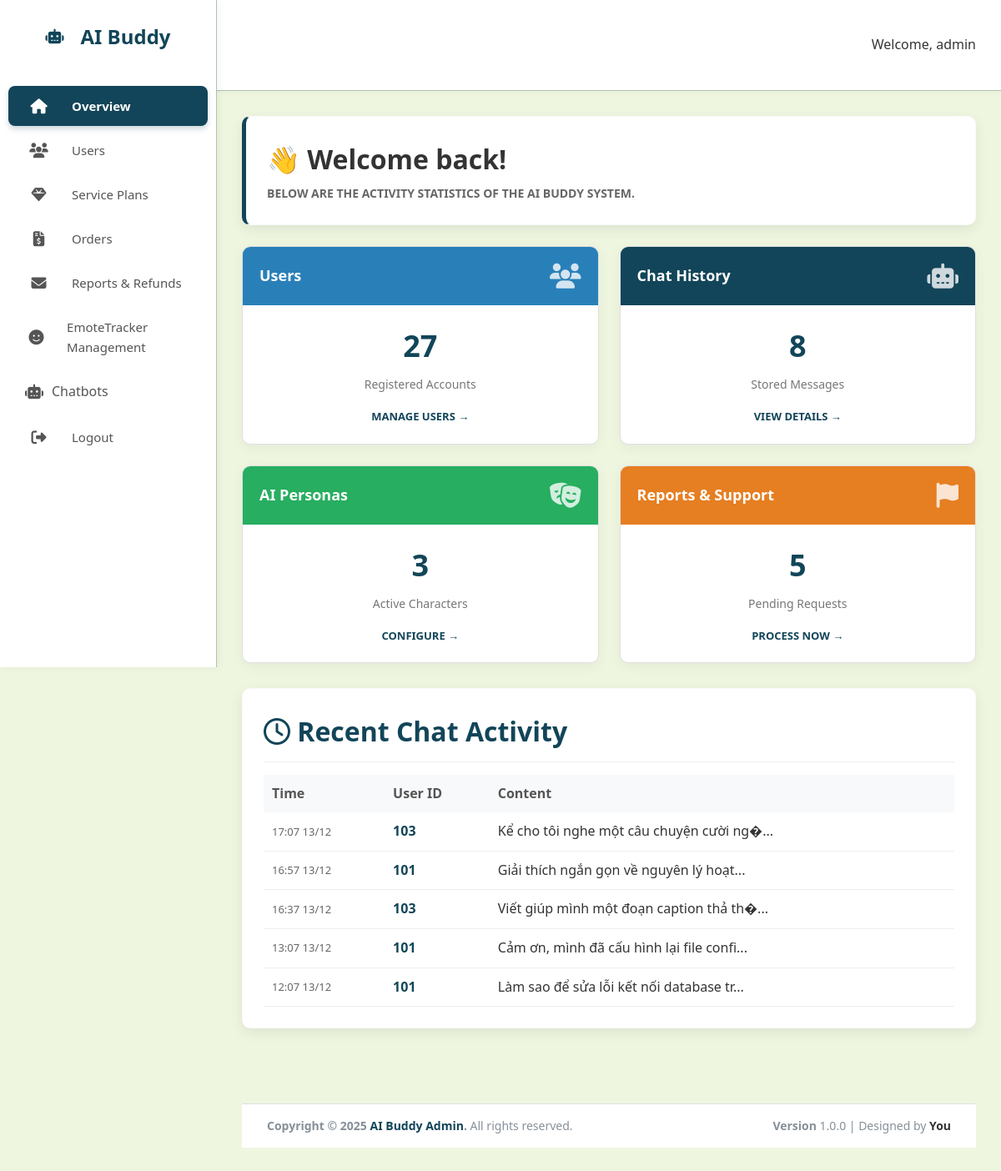
/admin_aibuddy/index.php (signed in), run on the app's committed database.
### tables this page shows
CREATE TABLE `chathistory` (
  `ChatID` int(11) NOT NULL,
  `UserID` int(11) NOT NULL,
  `PersonaID` int(11) DEFAULT NULL,
  `TopicID` int(11) DEFAULT NULL,
  `ChatTime` datetime DEFAULT current_timestamp(),
  `MessageContent` text DEFAULT NULL
);

### admin_aibuddy/index.php (the view, shortened to what this page needs)
<?php
require_once __DIR__ . '/config/db.php';
$res_user = $conn->query("SELECT COUNT(*) as count FROM Users");
$count_user = $res_user->fetch_assoc()['count'];
$res_chat = $conn->query("SELECT COUNT(*) as count FROM chathistory");
$count_chat = $res_chat->fetch_assoc()['count'];
$res_persona = $conn->query("SELECT COUNT(*) as count FROM persona");
$count_persona = $res_persona->fetch_assoc()['count'];
$count_report = 0;
$check_report = $conn->query("SHOW TABLES LIKE 'report'");
if($check_report->num_rows > 0){
    $res_report = $conn->query("SELECT COUNT(*) as count FROM report WHERE Status = 'Pending'");
    $count_report = $res_report->fetch_assoc()['count'];
}
?>
<!DOCTYPE html>
<html lang="en">
<head>
    <link rel="stylesheet" href="assets/css/style.css">
    <link rel="stylesheet" href="https://cdnjs.cloudflare.com/ajax/libs/font-awesome/6.4.0/css/all.min.css">
</head>
<body>
    <?php include __DIR__ . '/includes/sidebar.php'; ?>
    <div class="top-navbar">
        <h2>System Overview</h2>
        <div class="user-profile">
            <span>Welcome, <?php echo isset($_SESSION['user_name']) ? $_SESSION['user_name'] : 'Admin'; ?></span>
        </div>
    </div>
    <div class="main-content">
        <div class="card-box" style="margin-bottom: 25px; border-left: 5px solid var(--primary-color);">
            <h3 style="margin: 0; color: #333;">👋 Welcome back!</h3>
            <p style="margin: 5px 0 0; color: #666;">Below are the activity statistics of the AI Buddy system.</p>
        </div>
        <div class="dashboard-grid">
            <a href="modules/users/index.php" class="card-menu">
                <div class="card-header-bg" style="background: #2980b9;">
                    <span>Users</span>
                    <i class="fa-solid fa-users"></i>
                </div>
                <div class="card-body-content">
                    <span class="big-number"><?php echo number_format($count_user); ?></span>
                    <span class="sub-text">Registered Accounts</span>
                    <br>
                    <span class="link-text">Manage Users &rarr;</span>
                </div>
            </a>
            <a href="modules/chatbot/index.php" class="card-menu">
                <div class="card-header-bg" style="background: var(--primary-color);">
                    <span>Chat History</span>
                    <i class="fa-solid fa-robot"></i>
                </div>
                <div class="card-body-content">
                    <span class="big-number"><?php echo number_format($count_chat); ?></span>
                    <span class="sub-text">Stored Messages</span>
                    <br>
                    <span class="link-text">View Details &rarr;</span>
                </div>
            </a>
            <a href="modules/chatbot/views/personas/index.php" class="card-menu">
                <div class="card-header-bg" style="background: #27ae60;">
                    <span>AI Personas</span>
                    <i class="fa-solid fa-masks-theater"></i>
                </div>
                <div class="card-body-content">
                    <span class="big-number"><?php echo number_format($count_persona); ?></span>
                    <span class="sub-text">Active Characters</span>
                    <br>
                    <span class="link-text">Configure &rarr;</span>
                </div>
            </a>
            <a href="modules/reports/index.php" class="card-menu">
                <div class="card-header-bg" style="background: #e67e22;">
                    <span>Reports & Support</span>
                    <i class="fa-solid fa-flag"></i>
                </div>
                <div class="card-body-content">
                    <span class="big-number"><?php echo number_format($count_report); ?></span>
                    <span class="sub-text">Pending Requests</span>
                    <br>
                    <span class="link-text">Process Now &rarr;</span>
                </div>
            </a>
        </div>
        <div class="card-box" style="margin-top: 30px;">
            <h3 style="color: var(--primary-color); border-bottom: 1px solid #eee; padding-bottom: 10px; margin-top: 0;">
                <i class="fa-regular fa-clock"></i> Recent Chat Activity
            </h3>
            <table style="width: 100%; border-collapse: collapse; margin-top: 15px;">
                <thead>
                    <tr style="background: #f8f9fa; color: #555;">
                        <th style="padding: 10px; text-align: left;">Time</th>
                        <th style="padding: 10px; text-align: left;">User ID</th>
                        <th style="padding: 10px; text-align: left;">Content</th>
                    </tr>
                </thead>
                <tbody>
                    <?php
                    $last_msg = $conn->query("SELECT * FROM chathistory ORDER BY ChatTime DESC LIMIT 5");
                    if($last_msg && $last_msg->num_rows > 0) {
                        while($row = $last_msg->fetch_assoc()){
                            echo "<tr style='border-bottom: 1px solid #eee;'>";
                            echo "<td style='padding: 10px; color: #666; font-size: 13px;'>" . date("H:i d/m", strtotime($row['ChatTime'])) . "</td>";
                            echo "<td style='padding: 10px; font-weight: bold; color: var(--primary-color);'>" . $row['UserID'] . "</td>";
                            echo "<td style='padding: 10px; color: #333;'>" . htmlspecialchars(substr($row['MessageContent'], 0, 50)) . "...</td>";
                            echo "</tr>";
                        }
                    } else {
                        echo "<tr><td colspan='3' style='padding:15px; text-align:center'>No activity yet.</td></tr>";
                    }
                    ?>
                </tbody>
            </table>
        </div>
    </div>
    <div class="main-content">
        <?php include __DIR__ . '/../../htdocs/admin_aibuddy/includes/footer.php'; ?>
</body>
</html>

### admin_aibuddy/assets/css/style.css (style rules this page uses)
:root { --primary-dark: #01161e; --primary: #124559; --primary-light: #598392; --accent: #33c6e7; --light: #aec3b0; --background: #eff6e0; --white: #ffffff; --gray: #d9d9d9; --text: #353535; --card-shadow: 0 5px 15px rgba(0, 0, 0, 0.08); --radius: 10px; --sidebar-width: 260px; }
* { box-sizing: border-box; }
body { font-family: 'Segoe UI', Tahoma, Geneva, Verdana, sans-serif; background-color: var(--background); color: var(--text); margin: 0; line-height: 1.6; }
.main-content { margin-left: var(--sidebar-width); padding: 30px; }
.top-navbar { background: var(--white); padding: 15px 30px; display: flex; justify-content: space-between; align-items: center; box-shadow: 0 2px 5px rgba(0,0,0,0.03); border-bottom: 1px solid var(--light); }
.card-box { background-color: var(--white); border-radius: var(--radius); box-shadow: var(--card-shadow); padding: 25px; transition: transform 0.3s ease; height: 100%; border: 1px solid rgba(0,0,0,0.02); }
.card-box p { color: var(--primary-light); font-size: 14px; font-weight: 600; margin: 0; text-transform: uppercase; }
.card-box h3 { font-size: 32px; font-weight: 700; margin: 5px 0 0 0; color: var(--primary); }
h2 { color: var(--primary); }

### admin_aibuddy/index.php (style rules this page uses)
:root { --primary-color: #124559; }
.dashboard-grid { display: grid; grid-template-columns: repeat(auto-fit, minmax(280px, 1fr)); gap: 25px; margin-top: 20px; }
.card-menu { background: white; border-radius: 10px; box-shadow: 0 4px 15px rgba(0,0,0,0.05); transition: transform 0.3s ease, box-shadow 0.3s ease; text-decoration: none; color: inherit; overflow: hidden; border: 1px solid #e0e0e0; display: flex; flex-direction: column; }
.card-header-bg { background-color: var(--primary-color); color: white; padding: 20px; display: flex; align-items: center; justify-content: space-between; }
.card-header-bg i { font-size: 30px; opacity: 0.8; }
.card-header-bg span { font-size: 18px; font-weight: 600; }
.card-body-content { padding: 20px; text-align: center; }
.big-number { font-size: 36px; font-weight: bold; color: var(--primary-color); margin-bottom: 5px; display: block; }
.sub-text { font-size: 14px; color: #777; }
.link-text { margin-top: 15px; display: inline-block; font-size: 13px; font-weight: 600; color: var(--primary-color); text-transform: uppercase; }

### data on the page
chathistory: ChatTime "17:07 13/12", UserID "103", MessageContent "Kể cho tôi nghe một câu chuyện cười ng�"
chathistory: ChatTime "16:57 13/12", UserID "101", MessageContent "Giải thích ngắn gọn về nguyên lý hoạt"
chathistory: ChatTime "16:37 13/12", UserID "103", MessageContent "Viết giúp mình một đoạn caption thả th�"
chathistory: ChatTime "13:07 13/12", UserID "101", MessageContent "Cảm ơn, mình đã cấu hình lại file confi"
chathistory: ChatTime "12:07 13/12", UserID "101", MessageContent "Làm sao để sửa lỗi kết nối database tr"

### other printed values
$_SESSION['user_name'] "admin"
$count_user "27"
$count_chat "8"
$count_persona "3"
$count_report "5"
